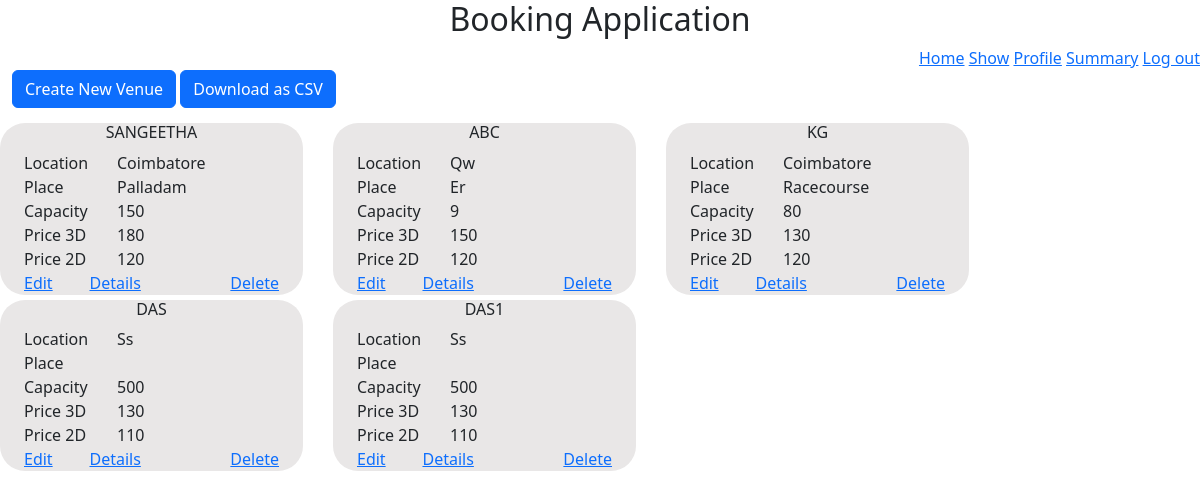
The app's page /admin/1/venue, older data.
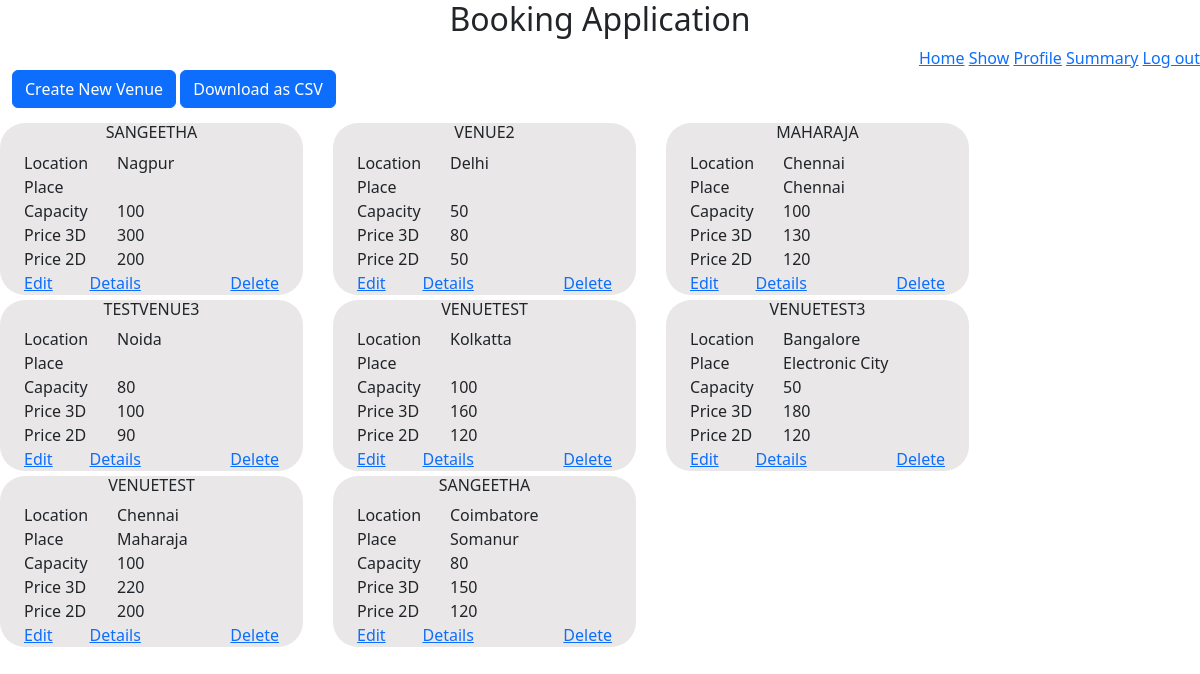
The same page, newer data.
### models/module.py (models this page shows)
class Venue(db.Model):
    venue_id = db.Column(db.Integer, autoincrement=True, primary_key=True)
    venue_name = db.Column(db.String(32), nullable=False)
    place = db.Column(db.String(32))
    location = db.Column(db.String(32), nullable=False)
    max_capacity = db.Column(db.Integer, nullable=False)
    fare2D = db.Column(db.Integer, nullable=False)
    fare3D = db.Column(db.Integer, nullable=False)
    venueShows = db.relationship("Show", backref="venues", secondary="show_venue")

### application/controllers/venueAdmin.py (the view)
@app.route("/admin/<int:a_id>/venue", methods={"GET", "POST"})
def venueHome(a_id):
    if "venueError" in session:
        flash(
            "There is Still some show allocated to this Venue. So You are not allowed to delete the venue",
            "danger",
        )
        session.pop("venueError")
    allVenue = Venue.query.all()
    return render_template("admin/venueHome.html", allVenue=allVenue, adminId=a_id)

### templates/admin/VenueHome.html (shortened to what this page needs)
<!DOCTYPE html>
<html>
<head>
  <header style="text-align: center">
    <h2>Booking Application</h2>
  </header>
  <link href="https://cdn.jsdelivr.net/npm/bootstrap@5.3.0-alpha1/dist/css/bootstrap.min.css" rel="stylesheet"
 />
  <link rel="stylesheet" href="https://cdnjs.cloudflare.com/ajax/libs/font-awesome/4.7.0/css/font-awesome.min.css" />
</head>
<body>
  <div style="text-align: right">
    <a href="/admin/{{adminId}}/home">Home</a>
    <a href="/admin/{{adminId}}/show">Show</a>
    <a href="/admin/{{adminId}}/profile">Profile</a>
        <a href="/admin/{{adminId}}/summary">Summary</a>
        <a href="/admin/login">Log out</a>
  </div>
  <div style="margin-left: 1%">
    <a href="/admin/{{adminId}}/venue/create" class="btn btn-primary">Create New Venue</a>
    {% if allVenue|length ==0 %}
    <h5 style="text-align: center;">No Venue are Created. Create a new one</h5>
    {%else%}
    <a href="/admin/{{adminId}}/venue/download" class="btn btn-primary">Download as CSV</a>
    {%endif%}
    <div class="row" style="margin-top: 10px">
      {%for each in allVenue%}
      <div id="small" class="col-md-3">
        <div class="container">
          <div class="row">
            <div class="col  text-center text-uppercase">
              <h6>{{each.venue_name}}</h6>
            </div>
          </div>
          <div class="row">
            <div class="col-md-4">
              <label>Location</label><br />
            </div>
            <div class="col text-capitalize">
              <label>{{each.location}}</label><br />
            </div>
          </div>
          <div class="row">
            <div class="col-md-4">
              <label>Place</label><br />
            </div>
            <div class="col text-capitalize">
              <label>{{each.place}}</label><br />
            </div>
          </div>
          <div class="row">
            <div class="col-md-4  ">
              <label>Capacity</label><br />
            </div>
            <div class="col ">
              <label>{{each.max_capacity}}</label><br />
            </div>
          </div>
          <div class="row">
            <div class="col-md-4  ">
              <label>Price 3D</label><br />
            </div>
            <div class="col ">
              <label>{{each.fare3D}}</label><br />
            </div>
          </div>
          <div class="row">
            <div class="col-md-4  ">
              <label>Price 2D</label><br />
            </div>
            <div class="col ">
              <label>{{each.fare2D}}</label><br />
            </div>
          </div>
          <div class="row">
            <div class="col ">
              <a href="/admin/{{adminId}}/venue/{{each.venue_id}}/edit">Edit</a>
            </div>
            <div class="col ">
              <a href="/admin/{{adminId}}/venue/{{each.venue_id}}/details">Details</a>
            </div>
            <div class="col "></div>
            <div class="col ">
              <a href="/admin/{{adminId}}/venue/{{each.venue_id}}/delete">Delete</a>
            </div>
          </div>
        </div>
      </div>
      {%endfor%}
    </div>
</body>
</html>

### templates/admin/VenueHome.html (style rules this page uses)
* { box-sizing: border-box; }
#small { margin-right: 30px; margin-top: 5px; border-radius: 25px; background-color: #e9e7e7; }

Row changes from the older to the newer data that the page shows:
changed Venue: location "Coimbatore" → "Nagpur"; max_capacity "150" → "100"; fare3D "180" → "300"; fare2D "120" → "200"; place "Palladam" → (not shown)
changed Venue: venue_name "ABC" → "VENUE2"; location "Qw" → "Delhi"; max_capacity "9" → "50"; fare3D "150" → "80"; fare2D "120" → "50"; place "Er" → (not shown)
changed Venue: venue_name "KG" → "MAHARAJA"; location "Coimbatore" → "Chennai"; place "Racecourse" → "Chennai"; max_capacity "80" → "100"
changed Venue: venue_name "DAS" → "TESTVENUE3"; location "Ss" → "Noida"; max_capacity "500" → "80"; fare3D "130" → "100"; fare2D "110" → "90"
changed Venue: venue_name "DAS1" → "VENUETEST"; location "Ss" → "Kolkatta"; max_capacity "500" → "100"; fare3D "130" → "160"; fare2D "110" → "120"
added Venue: venue_name "VENUETEST3", location "Bangalore", place "Electronic City", max_capacity "50", fare3D "180", fare2D "120"
added Venue: venue_name "VENUETEST", location "Chennai", place "Maharaja", max_capacity "100", fare3D "220", fare2D "200"
added Venue: venue_name "SANGEETHA", location "Coimbatore", place "Somanur", max_capacity "80", fare3D "150", fare2D "120"
